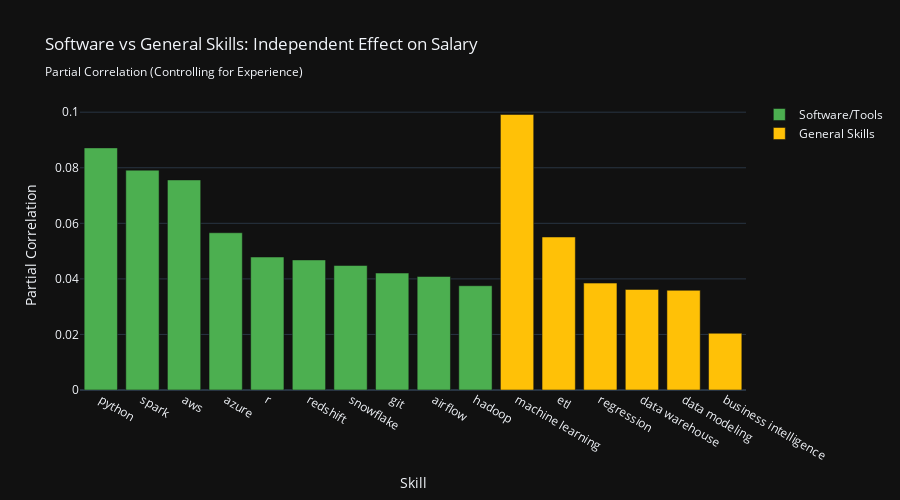

Notebook source saved alongside this figure:
### Code cell
# Compare software vs general skills
fig = go.Figure()

fig.add_trace(go.Bar(
    name='Software/Tools',
    x=software_corrs.sort_values('partial_correlation', ascending=False).head(10)['skill'],
    y=software_corrs.sort_values('partial_correlation', ascending=False).head(10)['partial_correlation'],
    marker_color='#4CAF50'
))

fig.add_trace(go.Bar(
    name='General Skills',
    x=general_corrs.sort_values('partial_correlation', ascending=False)['skill'],
    y=general_corrs.sort_values('partial_correlation', ascending=False)['partial_correlation'],
    marker_color='#FFC107'
))

fig.update_layout(
    title='Software vs General Skills: Independent Effect on Salary<br><sub>Partial Correlation (Controlling for Experience)</sub>',
    xaxis_title='Skill',
    yaxis_title='Partial Correlation',
    template='plotly_dark',
    height=500,
    barmode='group'
)

fig.show()

### Figure 1 — Plotly figure (JSON) as saved in the notebook; plotly's stock layout.template omitted (floating-point values rounded to 4 significant figures)
{"data": [{"marker": {"color": "#4CAF50"}, "name": "Software/Tools", "type": "bar", "x": ["python", "spark", "aws", "azure", "r", "redshift", "snowflake", "git", "airflow", "hadoop"], "y": [0.08716, 0.07914, 0.07563, 0.0566, 0.04787, 0.04683, 0.04481, 0.0421, 0.04086, 0.03754]}, {"marker": {"color": "#FFC107"}, "name": "General Skills", "type": "bar", "x": ["machine learning", "etl", "regression", "data warehouse", "data modeling", "business intelligence"], "y": [0.09917, 0.05508, 0.03848, 0.03621, 0.03589, 0.02042]}], "layout": {"barmode": "group", "height": 500, "title": {"text": "Software vs General Skills: Independent Effect on Salary<br><sub>Partial Correlation (Controlling for Experience)</sub>"}, "xaxis": {"title": {"text": "Skill"}}, "yaxis": {"title": {"text": "Partial Correlation"}}}}
